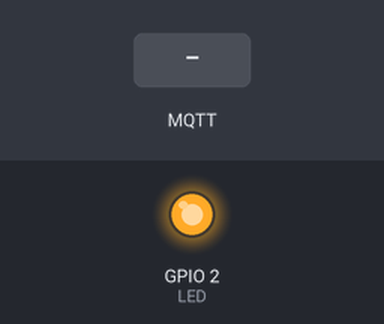
Bench run of a sketch on a simulated ESP8266 (NodeMCU). On the bench: output pins drawn as LEDs (lit = HIGH). Inputs (shaded band) come from the test bench. WiFi joins after 1.5 s; servers stay silent unless stated; random numbers use the default seed unless the sketch sets one; no MQTT or app messages arrive unless stated; what the sketch prints to the serial monitor is not drawn.

Above: at 2.7 s.
2.8 s: MQTT message "on" arrives on the first subscribed topic
At 3.8 s:
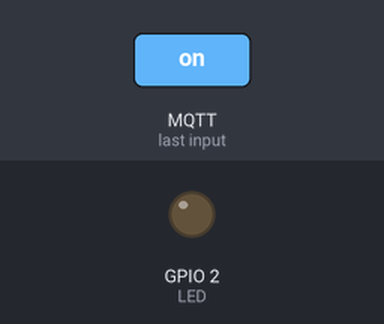
4.5 s: MQTT message "off" arrives on the first subscribed topic
At 5.0 s:
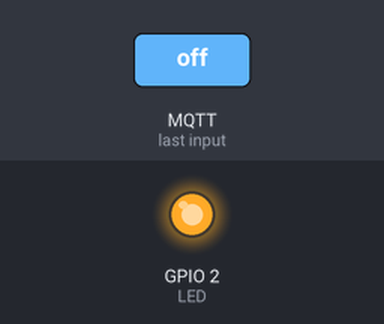
Timing chart, 0 to 7.5 s (numbered marks = the images above; inputs shaded):
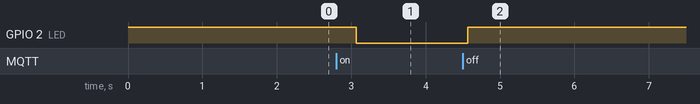

Measured:
- after the input at 2.8 s, GPIO 2 (LED): HIGH → LOW after 0.27 s
- after the input at 4.5 s, GPIO 2 (LED): LOW → HIGH after 0.07 s

The sketch:

app.ino
```cpp
#include <PubSubClient.h>
#include <ESP8266WiFi.h>

#define LED (2)
#define MAX_MSG_LEN (128)

/* WiFi config */
const char* ssid = "wifi ssid";
const char* password = "wifi password";

// const char *serverHostname = "207.154.218.89";
const IPAddress serverIPAddress(207, 154, 218, 89);

const char *topic = "led";

WiFiClient espClient;
PubSubClient client(espClient);

void setup()
{
	pinMode(LED, OUTPUT);
	digitalWrite(LED, HIGH);

	/* config debugging serial port */
	Serial.begin(115200);

	/* init wifi connection. will wait until connected */
	connectWifi();

	/* connect to mqtt server */
	client.setServer(serverIPAddress, 1883);
	client.setCallback(callback);
}

void loop()
{
	if (!client.connected()) {
		connectMQTT();
	}

	client.loop();

	/* idle */
	delay(500);
}

void connectWifi() {
	delay(10);

	/* connecting to wifi network */
	Serial.printf("\nConnecting to %s\n", ssid);
	WiFi.begin(ssid, password);
	while(WiFi.status() != WL_CONNECTED){
		delay(250);
		Serial.print(".");
	}
	Serial.println("");
	Serial.print("WiFi connected on IP addr ");
	Serial.println(WiFi.localIP());
}

void connectMQTT() {
	while (!client.connected()){
		String clientid = "ESP8266-";
		clientid += String(random(0xffff), HEX);

		Serial.printf("MQTT connecting as client %s...\n", clientid.c_str());
		if (client.connect(clientid.c_str())) {
			Serial.println("MQTT connected");

			client.publish(topic, "hello from NodeMCU");
			client.subscribe(topic);
		} else {
			Serial.printf("MQTT failed, state %s, retrying...\n", client.state());
			delay(2500);
		}
	}
}

/* as defined by the PubSubClient library */
void callback(char *msgTopic, byte *msgPayload, unsigned int msgLength){
	static char message[MAX_MSG_LEN+1];
	if(msgLength > MAX_MSG_LEN) {
		msgLength = MAX_MSG_LEN;
	}

	strncpy(message, (char *)msgPayload, msgLength);
	message[msgLength] = '\0';

	Serial.printf("topic %s, message recieved %s\n", topic, message);

	/* decode message */
	if (strcmp(message, "off") == 0) {
		setLedState(false);
	} else if (strcmp(message, "on") == 0) {
		setLedState(true);
	}
}

void setLedState(boolean state) {
	/* LED logic is inverted, low means on */
	digitalWrite(LED, !state);
}
```
